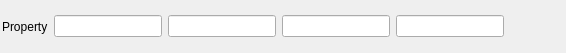
<?xml version="1.0" encoding="UTF-8"?>
<ui version="4.0">
 <class>FloatVec4Widget</class>
 <widget class="QWidget" name="FloatVec4Widget">
  <property name="geometry">
   <rect>
    <x>0</x>
    <y>0</y>
    <width>566</width>
    <height>53</height>
   </rect>
  </property>
  <layout class="QHBoxLayout" name="horizontalLayout">
   <property name="margin">
    <number>2</number>
   </property>
   <item>
    <widget class="QLabel" name="label">
     <property name="text">
      <string>Property</string>
     </property>
    </widget>
   </item>
   <item>
    <widget class="QLineEdit" name="aData"/>
   </item>
   <item>
    <widget class="QLineEdit" name="bData"/>
   </item>
   <item>
    <widget class="QLineEdit" name="cData"/>
   </item>
   <item>
    <widget class="QLineEdit" name="dData"/>
   </item>
   <item>
    <spacer name="horizontalSpacer">
     <property name="orientation">
      <enum>Qt::Horizontal</enum>
     </property>
     <property name="sizeHint" stdset="0">
      <size>
       <width>40</width>
       <height>20</height>
      </size>
     </property>
    </spacer>
   </item>
  </layout>
 </widget>
 <tabstops>
  <tabstop>aData</tabstop>
  <tabstop>bData</tabstop>
  <tabstop>cData</tabstop>
  <tabstop>dData</tabstop>
 </tabstops>
 <resources>
  <include location="../../../../Resources/icons/images/Icons.qrc"/>
 </resources>
 <connections/>
</ui>
